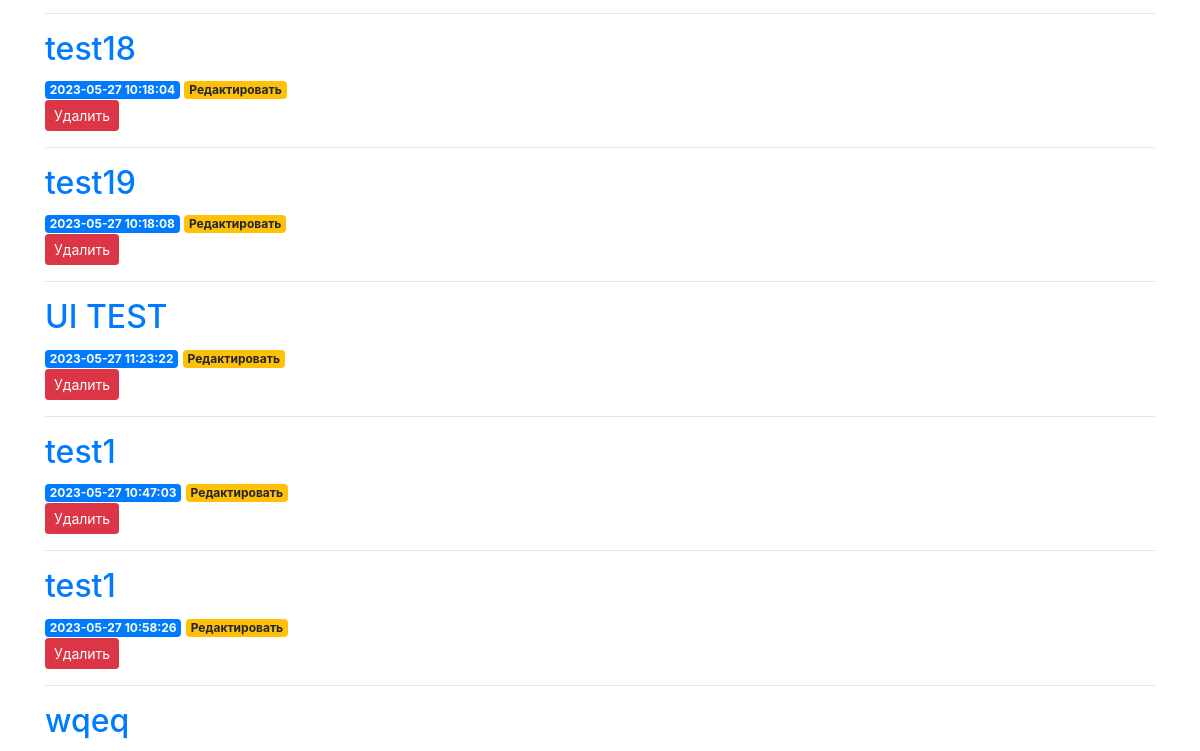
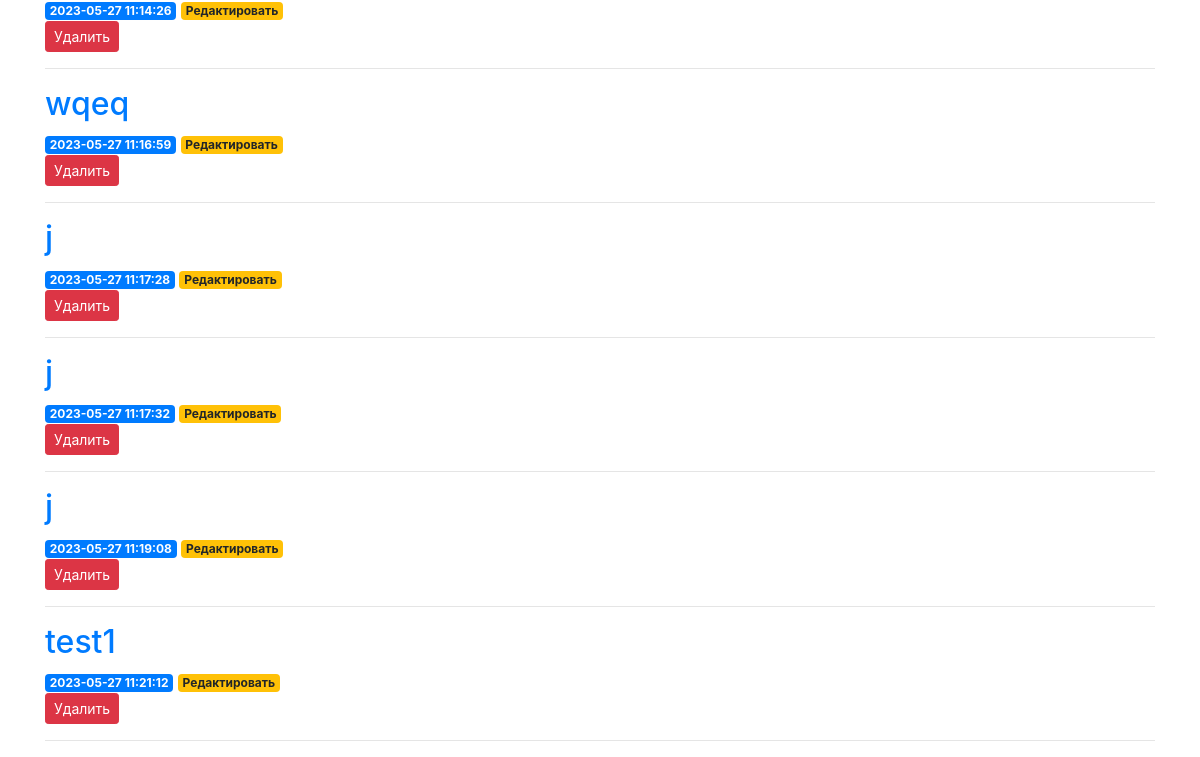
Before: / (lower part) with the older database file (2 pictures, top to bottom).
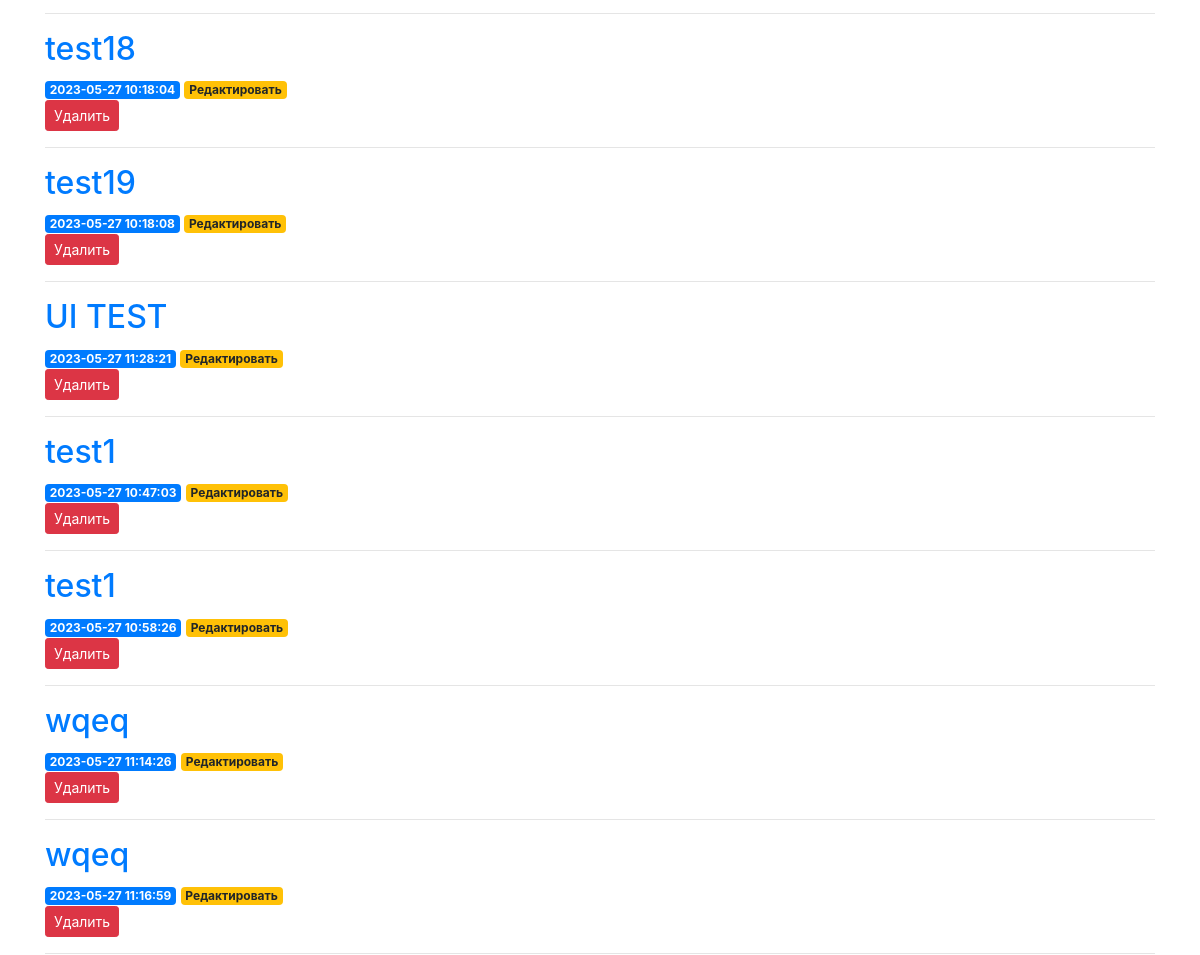
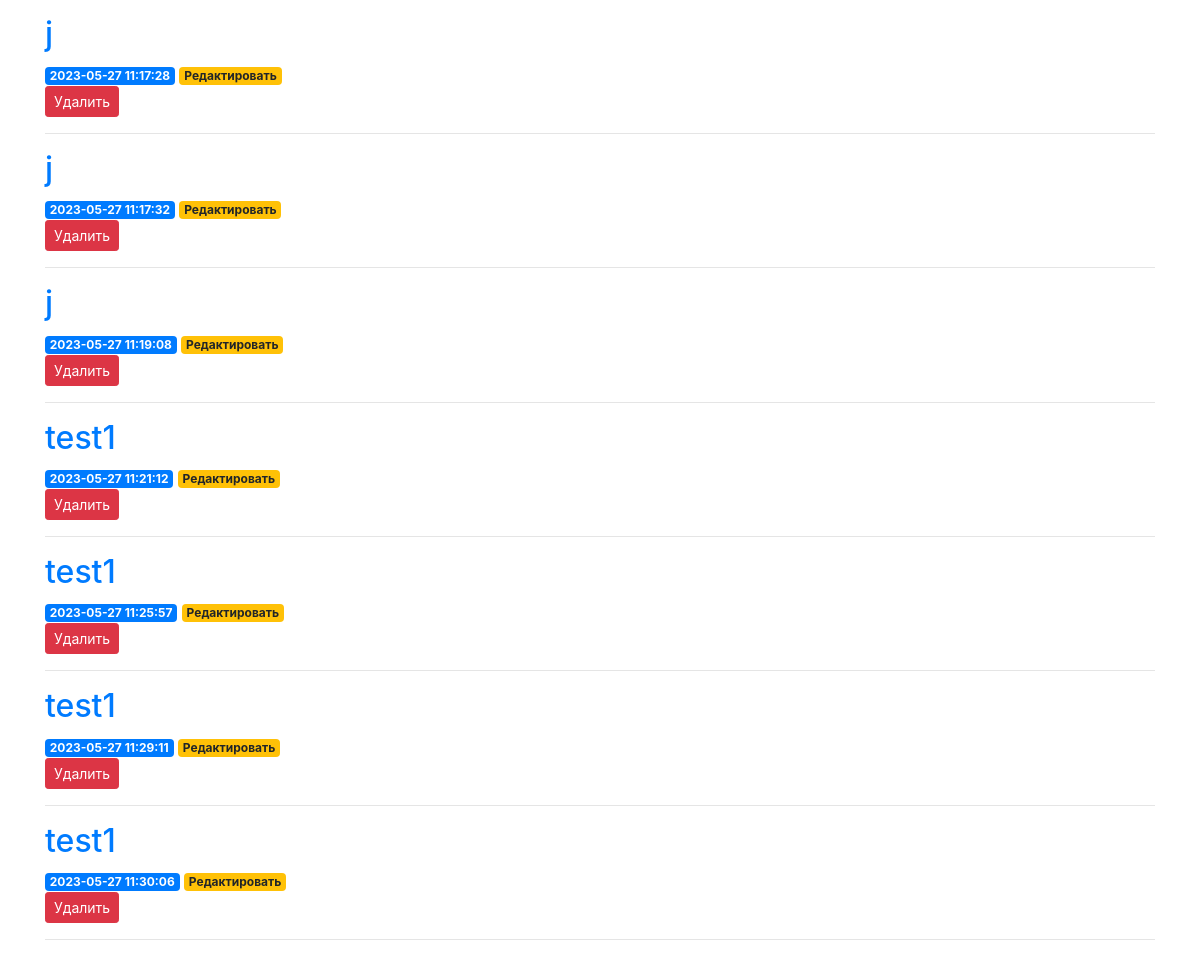
After: the same page with the newer database file (2 pictures, top to bottom).
### tables this page shows
CREATE TABLE arrays (
    id INTEGER PRIMARY KEY AUTOINCREMENT,
    created TIMESTAMP NOT NULL DEFAULT CURRENT_TIMESTAMP,
    title TEXT NOT NULL,
    content TEXT NOT NULL
);

### search/api/app.py (the view)
@app.route('/')
def index():
    try:
        conn = get_db_connection()
        arrays = conn.execute('SELECT * FROM arrays').fetchall()
        conn.close()
        return render_template('index.html', arrays=arrays)
    except Exception as error:
        abort(500)

### search/api/app.py (called while the page is built)
def get_db_connection():
    conn = sqlite3.connect('database.db')
    conn.row_factory = sqlite3.Row
    return conn

### search/api/templates/index.html (shortened to what this page needs)
{% extends 'base.html' %}
{% block content %}
    {% for array in arrays %}
        <a href="{{ url_for('array', array_id=array['id']) }}", id ="{{array['id']}}" >
            <h2>{{ array['title'] }}</h2>
        </a>
        <span class="badge badge-primary">{{ array['created'] }}</span>
        <a href="{{ url_for('edit', id=array['id']) }}">
            <span class="badge badge-warning">Редактировать</span>
        </a>
        <form action="{{ url_for('delete', id=array['id']) }}" method="POST">
            <input type="submit" value="Удалить"
                    class="btn btn-danger btn-sm"
                    onclick="return confirm('Ты действительно хочешь удалить этот великолепный массив?')">
        </form>
        <hr>
    {% endfor %}
{% endblock %}

Changed rows visible on the page:
changed arrays "UI TEST": created "2023-05-27 11:23:22" → "2023-05-27 11:28:21"
added arrays: title "test1", created "2023-05-27 11:25:57"
added arrays: title "test1", created "2023-05-27 11:29:11"
added arrays: title "test1", created "2023-05-27 11:30:06"
